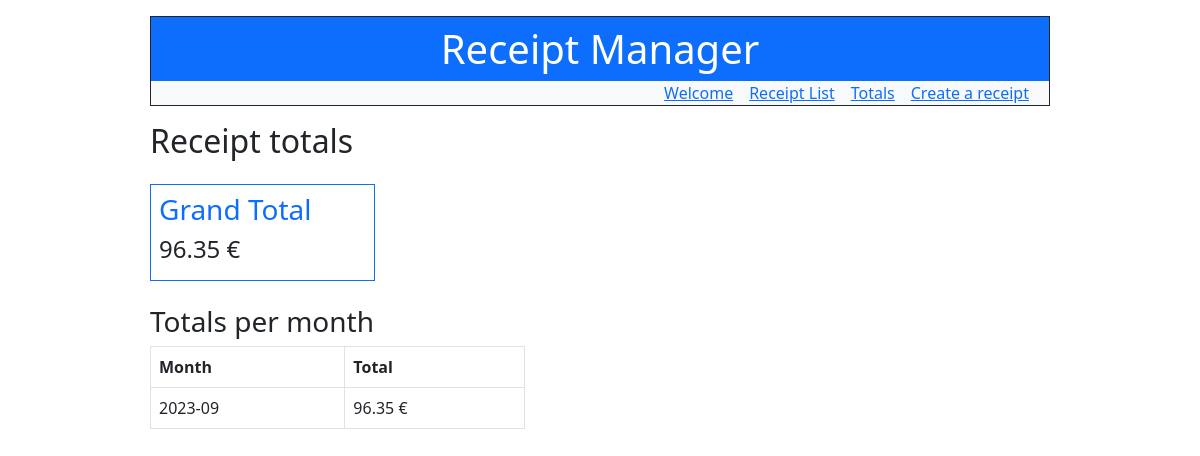
The app's page /receipt/totals/, older data.
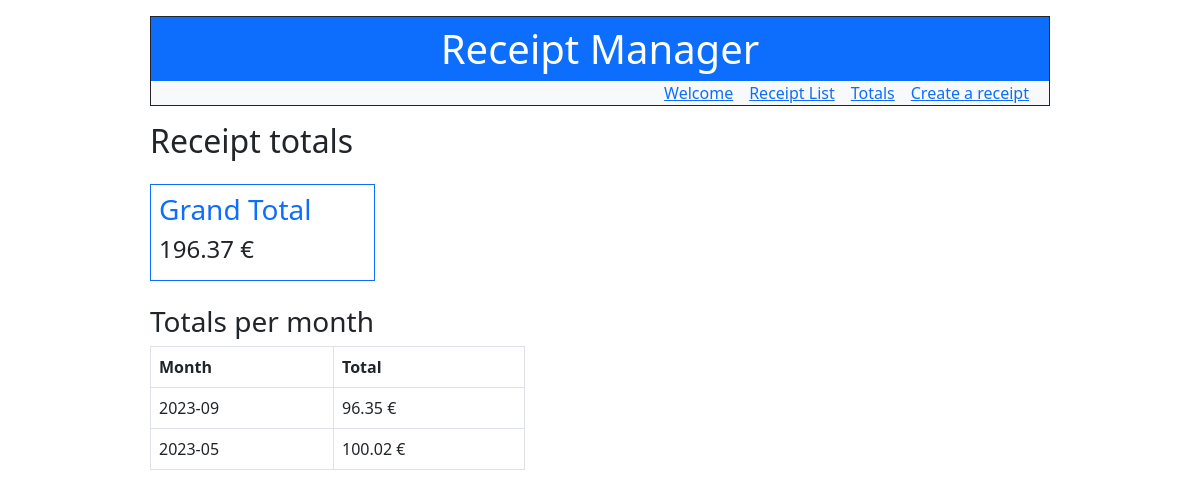
The same page, newer data.
### receiptapp/models.py (models this page shows)
class Receipt(models.Model):
    date = models.DateField(unique=True)
    title = models.fields.CharField(max_length=100)
    amount = models.fields.DecimalField(max_digits=10, decimal_places=2)
    objects = models.Manager()

### receiptapp/views.py (the view)
# urls.py: path('receipt/totals/', views.receipt_totals, name='receipt-totals')
def receipt_totals(request):
    receipts = Receipt.objects.all().order_by('-date')
    controller = Controller(receipts)
    totals_per_month = controller.totals_per_month()
    grand_total = controller.grand_total()
    return render(
        request,
        'receiptapp/receipt_totals.html',
        {'totals_per_month': totals_per_month, 'grand_total': grand_total}
    )

### receiptapp/controller.py (called while the page is built)
    def totals_per_month(self):
        totals = {}
        for receipt in self.receipts:
            month = receipt.date.strftime('%Y-%m')
            if month in totals:
                totals[month] += receipt.amount
            else:
                totals[month] = receipt.amount
        result = [(month, total) for month, total in totals.items()]
        return result

    def grand_total(self):
        total = sum(receipt.amount for receipt in self.receipts)
        return total

### receiptapp/templates/receiptapp/receipt_totals.html
{% extends 'receiptapp/base.html' %}
{% block content %}
<h2 class="mb-4">Receipt totals</h2>
<div>
    <div class="col-3 border border-primary p-2">
        <h3 class="text-primary">Grand Total</h3>
        <h4>
            <span>{{ grand_total }}</span>
            <span>&#8364;</span>
        </h4>
    </div>
    <div class="mt-4 col-5">
        <h3>Totals per month</h3>
        <table class="table table-bordered">
            <thead>
                <tr>
                    <th>Month</th>
                    <th>Total</th>
                </tr>
            </thead>
            <tbody>
                {% for month, total in totals_per_month %}
                <tr>
                    <td>{{ month }}</td>
                    <td>
                        <span>{{ total }}</span>
                        <span>&#8364;</span>
                    </td>
                </tr>
                {% endfor %}
            </tbody>
        </table>
    </div>
</div>
{% endblock %}

Row changes from the older to the newer data that the page shows:
added Receipt: totals_per_month "100.02"
Text that changed along with them:
{{ grand_total }}: "96.35" → "196.37"
new list line: "2023-05 €"
